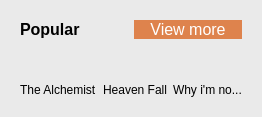
                  <widget class="QWidget" name="PopularFrame" native="true">
                   <property name="sizePolicy">
                    <sizepolicy hsizetype="Preferred" vsizetype="Preferred">
                     <horstretch>100</horstretch>
                     <verstretch>0</verstretch>
                    </sizepolicy>
                   </property>
                   <property name="styleSheet">
                    <string notr="true">background-color: #EAEAEA</string>
                   </property>
                   <layout class="QVBoxLayout" name="verticalLayout_5">
                    <item>
                     <widget class="QWidget" name="widget" native="true">
                      <property name="sizePolicy">
                       <sizepolicy hsizetype="Expanding" vsizetype="Expanding">
                        <horstretch>0</horstretch>
                        <verstretch>0</verstretch>
                       </sizepolicy>
                      </property>
                      <property name="maximumSize">
                       <size>
                        <width>16777215</width>
                        <height>50</height>
                       </size>
                      </property>
                      <property name="styleSheet">
                       <string notr="true">background-color: #EAEAEA</string>
                      </property>
                      <layout class="QHBoxLayout" name="horizontalLayout_8">
                       <item>
                        <widget class="QLabel" name="Popular">
                         <property name="font">
                          <font>
                           <pointsize>12</pointsize>
                           <weight>75</weight>
                           <italic>false</italic>
                           <bold>true</bold>
                           <strikeout>false</strikeout>
                           <kerning>false</kerning>
                          </font>
                         </property>
                         <property name="text">
                          <string>Popular</string>
                         </property>
                        </widget>
                       </item>
                       <item>
                        <widget class="QPushButton" name="ViewMoreBtn">
                         <property name="font">
                          <font>
                           <pointsize>12</pointsize>
                          </font>
                         </property>
                         <property name="styleSheet">
                          <string notr="true">QPushButton
{
background-color: #DE834D;
border-radius: 10px;
color: white;
}
QPushButton:hover{
background-color: red;
}</string>
                         </property>
                         <property name="text">
                          <string>View more</string>
                         </property>
                         <property name="icon">
                          <iconset resource="Resource.qrc">
                           <normaloff>:/OrangeIcons/Resource/Orange/arrow-right.svg</normaloff>:/OrangeIcons/Resource/Orange/arrow-right.svg</iconset>
                         </property>
                         <property name="iconSize">
                          <size>
                           <width>25</width>
                           <height>25</height>
                          </size>
                         </property>
                        </widget>
                       </item>
                      </layout>
                     </widget>
                    </item>
                    <item>
                     <widget class="QWidget" name="PopularBook" native="true">
                      <property name="sizePolicy">
                       <sizepolicy hsizetype="Expanding" vsizetype="Expanding">
                        <horstretch>0</horstretch>
                        <verstretch>0</verstretch>
                       </sizepolicy>
                      </property>
                      <property name="styleSheet">
                       <string notr="true">background-color: #EAEAEA</string>
                      </property>
                      <layout class="QGridLayout" name="gridLayout">
                       <item row="0" column="1">
                        <widget class="QLabel" name="label_14">
                         <property name="maximumSize">
                          <size>
                           <width>115</width>
                           <height>124</height>
                          </size>
                         </property>
                         <property name="text">
                          <string/>
                         </property>
                         <property name="pixmap">
                          <pixmap resource="Resource.qrc">:/Images/Resource/Images/heaven_fall.jpg</pixmap>
                         </property>
                         <property name="scaledContents">
                          <bool>true</bool>
                         </property>
                        </widget>
                       </item>
                       <item row="1" column="0">
                        <widget class="QLabel" name="label_16">
                         <property name="text">
                          <string>The Alchemist</string>
                         </property>
                        </widget>
                       </item>
                       <item row="1" column="1">
                        <widget class="QLabel" name="label_17">
                         <property name="text">
                          <string>Heaven Fall</string>
                         </property>
                        </widget>
                       </item>
                       <item row="1" column="2">
                        <widget class="QLabel" name="label_18">
                         <property name="text">
                          <string>Why i'm no...</string>
                         </property>
                        </widget>
                       </item>
                       <item row="0" column="2">
                        <widget class="QLabel" name="label_15">
                         <property name="maximumSize">
                          <size>
                           <width>115</width>
                           <height>124</height>
                          </size>
                         </property>
                         <property name="text">
                          <string/>
                         </property>
                         <property name="pixmap">
                          <pixmap resource="Resource.qrc">:/Images/Resource/Images/race.jpg</pixmap>
                         </property>
                         <property name="scaledContents">
                          <bool>true</bool>
                         </property>
                        </widget>
                       </item>
                       <item row="0" column="0">
                        <widget class="QLabel" name="label_13">
                         <property name="maximumSize">
                          <size>
                           <width>115</width>
                           <height>124</height>
                          </size>
                         </property>
                         <property name="text">
                          <string/>
                         </property>
                         <property name="pixmap">
                          <pixmap resource="Resource.qrc">:/Images/Resource/Images/the_alchemist.jpg</pixmap>
                         </property>
                         <property name="scaledContents">
                          <bool>true</bool>
                         </property>
                        </widget>
                       </item>
                      </layout>
                     </widget>
                    </item>
                   </layout>
                  </widget>
